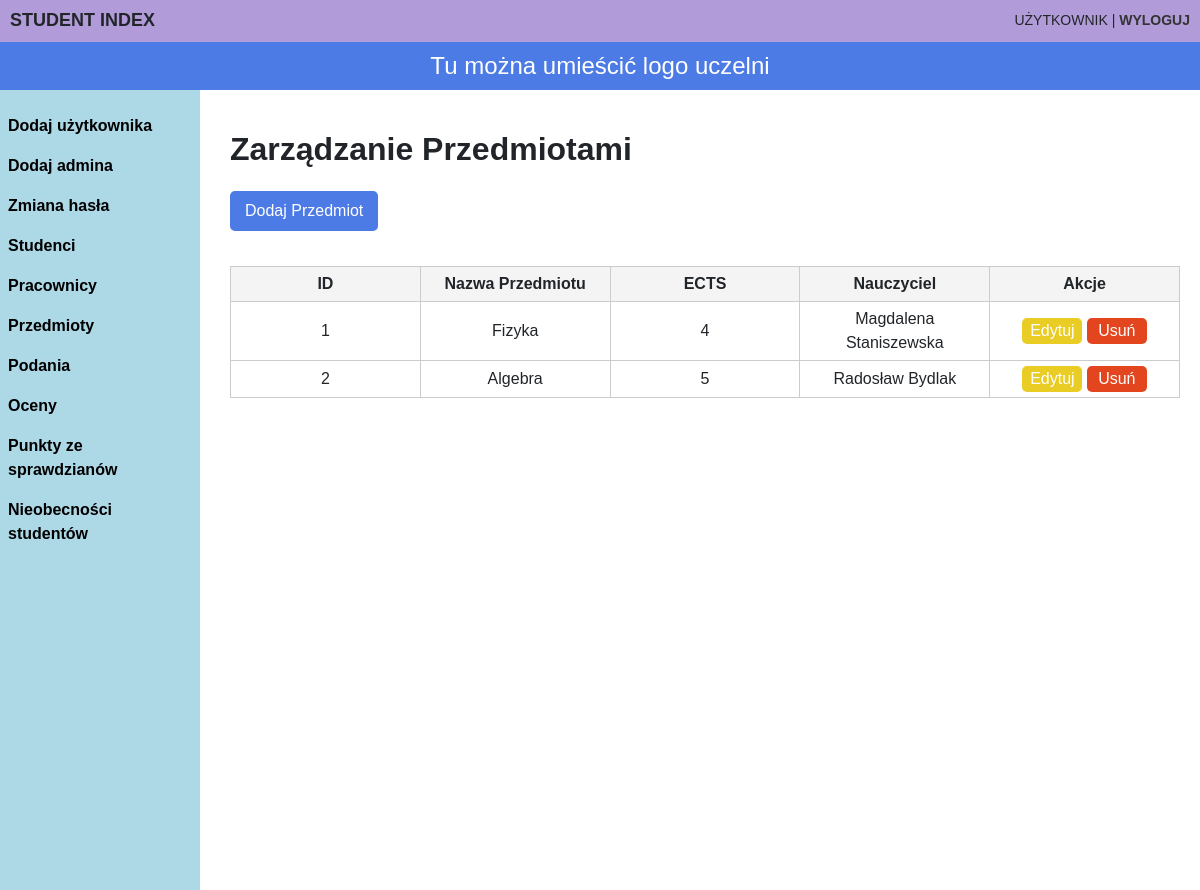
The page /admin_dashboard/subjects_info/ on the database its author committed.
### Studentind/models.py (models this page shows, shortened)
class Teacher(models.Model):
    teacherIndex = models.CharField(max_length=4, editable=False, unique=True)
    name = models.CharField(max_length=20)
    surname = models.CharField(max_length=20)
    email = models.CharField(max_length=35)
    pesel = models.CharField(max_length=11, unique = True)
    phone_nr = models.CharField(max_length=9)
    city = models.CharField(max_length = 20)
    street = models.CharField(max_length = 20)
    home_nr = models.CharField(max_length = 4)
    flat_nr = models.CharField(max_length = 7, null = True, blank = True)

class Subject(models.Model):
    subjectName = models.CharField(max_length=25, default="-")
    teacher = models.ForeignKey(Teacher, on_delete = models.CASCADE, db_constraint=False)
    ects = models.IntegerField(max_length=2)

### Studentind/views.py (the view)
# urls.py: path('admin_dashboard/subjects_info/', subjects_info , name='subjects_info'),
def subjects_info(request):
    subjects = Subject.objects.all()
    subjects_data = [
        {
            'id': subject.id,
            'subjectName': subject.subjectName,
            'ects': subject.ects,
            'teacherID': subject.teacher,
            'teacherName': subject.teacher.name,
            'teacherSurname': subject.teacher.surname,
            'teacherIndex': subject.teacher.teacherIndex,
        }
        for subject in subjects
    ]
    return render(request, 'subjects_info.html', {'subjects': subjects_data})

### Studentind/templates/subjects_info.html (shortened to what this page needs)
<!DOCTYPE html>
<html lang="pl">
<head>
    <link rel="stylesheet" href="https://stackpath.bootstrapcdn.com/bootstrap/4.5.2/css/bootstrap.min.css">
</head>
<body>
    <div class="header">
        <h1>STUDENT INDEX</h1>
        <div class="user-info">
            UŻYTKOWNIK {{user.username}} | <a href="/logout">WYLOGUJ</a>
        </div>
    </div>
    <a href="{% url 'admin_dashboard' %}">
    <div class="logo-bar">
        <h1>Tu można umieścić logo uczelni</h1>
    </div>
    </a>
    <div class="sidebar" id="sidebar">
        <a href="{% url 'register_user' %}">Dodaj użytkownika</a>
        <a href="{% url 'admins_view' %}">Dodaj admina</a>
        <a href="{% url 'user_list' %}">Zmiana hasła</a>
        <a href="{% url 'students_info' %}">Studenci</a>
        <a href="{% url 'teachers_info' %}">Pracownicy</a>
        <a href="{% url 'subjects_info' %}">Przedmioty</a>
        <a href="{% url 'aplications_info' %}">Podania</a>
        <a href="{% url 'teacher_oceny' %}">Oceny</a>
        <a href="{% url 'teacher_sprawdziany' %}">Punkty ze sprawdzianów</a>
        <a href="{% url 'teacher_obecnosc' %}">Nieobecności studentów</a>
    </div>
    <div class="content">
        <h1>Zarządzanie Przedmiotami</h1>
        <button class="addModelBtn" data-toggle="modal" data-target="#addSubjectModal">Dodaj Przedmiot</button>
        <table id="subjectsTable">
            <thead>
                <tr>
                    <th>ID</th>
                    <th>Nazwa Przedmiotu</th>
                    <th>ECTS</th>
                    <th>Nauczyciel</th>
                    <th>Akcje</th>
                </tr>
            </thead>
            <tbody>
                {% for subject in subjects %}
                <tr data-id="{{ subject.id }}">
                    <td>{{ subject.id }}</td>
                    <td class="subject-name">{{ subject.subjectName }}</td>
                    <td class="subject-ects">{{ subject.ects }}</td>
                    <td class="subject-teacher" data-teacher-id="{{ subject.teacherId }}">{{ subject.teacherName }} {{ subject.teacherSurname }}</td>
                    <td>
                        <button class="editBtn" data-toggle="modal" data-target="#editSubjectModal">Edytuj</button>
                        <button class="deleteBtn">Usuń</button>
                    </td>
                </tr>
                {% endfor %}
            </tbody>
        </table>
    </div>
</body>
</html>

### Studentind/templates/subjects_info.html (style rules this page uses)
body { font-family: Arial, sans-serif; margin: 0; padding: 0; }
.header { background-color: #b19cd9; padding: 10px; display: flex; justify-content: space-between; align-items: center; }
.header h1 { margin: 0; font-size: 18px; font-weight: bold; }
.header .user-info { font-size: 14px; }
.header .user-info a { text-decoration: none; color: #333; font-weight: bold; }
.logo-bar { background-color: #4d7be5; padding: 10px; text-align: center; }
.logo-bar h1 { margin: 0; font-size: 24px; color: #fff; }
.sidebar { background-color: #add8e6; width: 200px; padding-top: 16px; position: relative; height: 100vh; }
.sidebar a { display: block; padding: 8px; text-decoration: none; color: black; font-weight: bold; }
.content { margin-left: 210px; padding: 20px; padding-top: 20px; top: 100px; position: absolute; }
.content h1 { font-size: 32px; font-weight: bold; margin-top: 10px; }
table { width: 100%; border-collapse: collapse; margin-top: 20px; table-layout: fixed }
th, td { border: 1px solid #ccc; padding: 5px; text-align: center; word-wrap: break-word; }
th { background-color: #f4f4f4; }
.editBtn { display: inline-block; padding: 10px px; border: none; text-decoration: none; background-color: #e9cb20fa; color: white; border-radius: 5px; width: 60px; }
.deleteBtn { display: inline-block; padding: 10px px; border: none; text-decoration: none; background-color: #e13409e8; color: white; border-radius: 5px; width: 60px; }
.addModelBtn { display: inline-block; padding: 8px 15px; border: none; text-decoration: none; background-color: #4d7be5; color: white; border-radius: 5px; margin-top: 15px; margin-bottom: 15px; }

### rows shown on the page
Teacher: id "1", subjectName "Fizyka", ects "4", teacherName "Magdalena", teacherSurname "Staniszewska"
Teacher: id "2", subjectName "Algebra", ects "5", teacherName "Radosław", teacherSurname "Bydlak"
